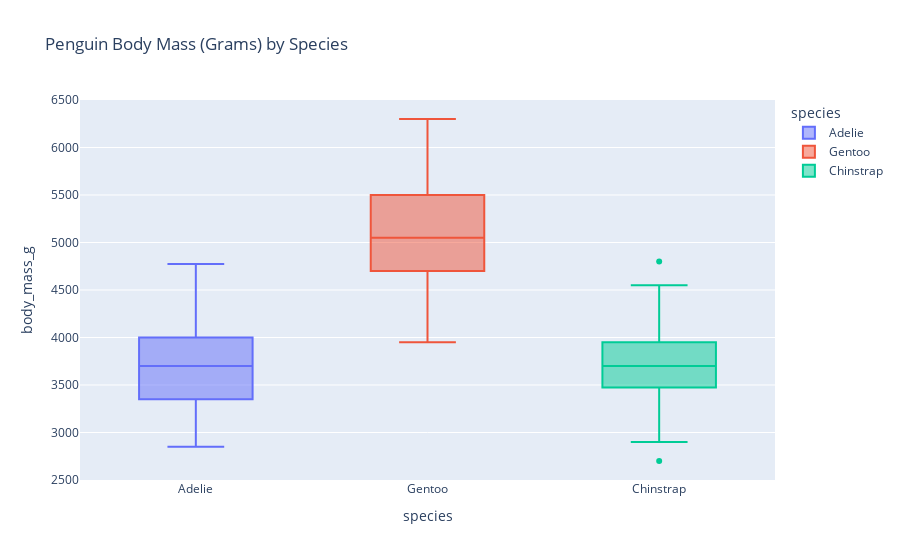

The notebook cell saved with this chart:
### Code cell
import plotly.express as px
fig = px.box(penguins, x="species", y="body_mass_g", color="species", title="Penguin Body Mass (Grams) by Species")
fig.show()

### Figure 1 — Plotly figure (JSON) as saved in the notebook; plotly's stock layout.template omitted (floating-point values rounded to 4 significant figures; data arrays with more than 128 entries replaced by an {"elided": "..."} marker saying what was removed)
{"data": [{"alignmentgroup": "True", "hovertemplate": "species=%{x}<br>body_mass_g=%{y}<extra></extra>", "legendgroup": "Adelie", "marker": {"color": "#636efa"}, "name": "Adelie", "notched": false, "offsetgroup": "Adelie", "orientation": "v", "showlegend": true, "type": "box", "x": {"elided": "146 str values"}, "x0": " ", "xaxis": "x", "y": {"elided": "146 int values"}, "y0": " ", "yaxis": "y"}, {"alignmentgroup": "True", "hovertemplate": "species=%{x}<br>body_mass_g=%{y}<extra></extra>", "legendgroup": "Gentoo", "marker": {"color": "#EF553B"}, "name": "Gentoo", "notched": false, "offsetgroup": "Gentoo", "orientation": "v", "showlegend": true, "type": "box", "x": ["Gentoo", "Gentoo", "Gentoo", "Gentoo", "Gentoo", "Gentoo", "Gentoo", "Gentoo", "Gentoo", "Gentoo", "Gentoo", "Gentoo", "Gentoo", "Gentoo", "Gentoo", "Gentoo", "Gentoo", "Gentoo", "Gentoo", "Gentoo", "Gentoo", "Gentoo", "Gentoo", "Gentoo", "Gentoo", "Gentoo", "Gentoo", "Gentoo", "Gentoo", "Gentoo", "Gentoo", "Gentoo", "Gentoo", "Gentoo", "Gentoo", "Gentoo", "Gentoo", "Gentoo", "Gentoo", "Gentoo", "Gentoo", "Gentoo", "Gentoo", "Gentoo", "Gentoo", "Gentoo", "Gentoo", "Gentoo", "Gentoo", "Gentoo", "Gentoo", "Gentoo", "Gentoo", "Gentoo", "Gentoo", "Gentoo", "Gentoo", "Gentoo", "Gentoo", "Gentoo", "Gentoo", "Gentoo", "Gentoo", "Gentoo", "Gentoo", "Gentoo", "Gentoo", "Gentoo", "Gentoo", "Gentoo", "Gentoo", "Gentoo", "Gentoo", "Gentoo", "Gentoo", "Gentoo", "Gentoo", "Gentoo", "Gentoo", "Gentoo", "Gentoo", "Gentoo", "Gentoo", "Gentoo", "Gentoo", "Gentoo", "Gentoo", "Gentoo", "Gentoo", "Gentoo", "Gentoo", "Gentoo", "Gentoo", "Gentoo", "Gentoo", "Gentoo", "Gentoo", "Gentoo", "Gentoo", "Gentoo", "Gentoo", "Gentoo", "Gentoo", "Gentoo", "Gentoo", "Gentoo", "Gentoo", "Gentoo", "Gentoo", "Gentoo", "Gentoo", "Gentoo", "Gentoo", "Gentoo", "Gentoo", "Gentoo", "Gentoo", "Gentoo", "Gentoo"], "x0": " ", "xaxis": "x", "y": [4500, 5700, 4450, 5700, 5400, 4550, 4800, 5200, 4400, 5150, 4650, 5550, 4650, 5850, 4200, 5850, 4150, 6300, 4800, 5350, 5700, 5000, 4400, 5050, 5000, 5100, 5650, 4600, 5550, 5250, 4700, 5050, 6050, 5150, 5400, 4950, 5250, 4350, 5350, 3950, 5700, 4300, 4750, 5550, 4900, 4200, 5400, 5100, 5300, 4850, 5300, 4400, 5000, 4900, 5050, 4300, 5000, 4450, 5550, 4200, 5300, 4400, 5650, 4700, 5700, 5800, 4700, 5550, 4750, 5000, 5100, 5200, 4700, 5800, 4600, 6000, 4750, 5950, 4625, 5450, 4725, 5350, 4750, 5600, 4600, 5300, 4875, 5550, 4950, 5400, 4750, 5650, 4850, 5200, 4925, 4875, 4625, 5250, 4850, 5600, 4975, 5500, 5500, 4700, 5500, 4575, 5500, 5000, 5950, 4650, 5500, 4375, 5850, 6000, 4925, 4850, 5750, 5200, 5400], "y0": " ", "yaxis": "y"}, {"alignmentgroup": "True", "hovertemplate": "species=%{x}<br>body_mass_g=%{y}<extra></extra>", "legendgroup": "Chinstrap", "marker": {"color": "#00cc96"}, "name": "Chinstrap", "notched": false, "offsetgroup": "Chinstrap", "orientation": "v", "showlegend": true, "type": "box", "x": ["Chinstrap", "Chinstrap", "Chinstrap", "Chinstrap", "Chinstrap", "Chinstrap", "Chinstrap", "Chinstrap", "Chinstrap", "Chinstrap", "Chinstrap", "Chinstrap", "Chinstrap", "Chinstrap", "Chinstrap", "Chinstrap", "Chinstrap", "Chinstrap", "Chinstrap", "Chinstrap", "Chinstrap", "Chinstrap", "Chinstrap", "Chinstrap", "Chinstrap", "Chinstrap", "Chinstrap", "Chinstrap", "Chinstrap", "Chinstrap", "Chinstrap", "Chinstrap", "Chinstrap", "Chinstrap", "Chinstrap", "Chinstrap", "Chinstrap", "Chinstrap", "Chinstrap", "Chinstrap", "Chinstrap", "Chinstrap", "Chinstrap", "Chinstrap", "Chinstrap", "Chinstrap", "Chinstrap", "Chinstrap", "Chinstrap", "Chinstrap", "Chinstrap", "Chinstrap", "Chinstrap", "Chinstrap", "Chinstrap", "Chinstrap", "Chinstrap", "Chinstrap", "Chinstrap", "Chinstrap", "Chinstrap", "Chinstrap", "Chinstrap", "Chinstrap", "Chinstrap", "Chinstrap", "Chinstrap", "Chinstrap"], "x0": " ", "xaxis": "x", "y": [3500, 3900, 3650, 3525, 3725, 3950, 3250, 3750, 4150, 3700, 3800, 3775, 3700, 4050, 3575, 4050, 3300, 3700, 3450, 4400, 3600, 3400, 2900, 3800, 3300, 4150, 3400, 3800, 3700, 4550, 3200, 4300, 3350, 4100, 3600, 3900, 3850, 4800, 2700, 4500, 3950, 3650, 3550, 3500, 3675, 4450, 3400, 4300, 3250, 3675, 3325, 3950, 3600, 4050, 3350, 3450, 3250, 4050, 3800, 3525, 3950, 3650, 3650, 4000, 3400, 3775, 4100, 3775], "y0": " ", "yaxis": "y"}], "layout": {"boxmode": "overlay", "legend": {"title": {"text": "species"}, "tracegroupgap": 0}, "title": {"text": "Penguin Body Mass (Grams) by Species"}, "xaxis": {"anchor": "y", "categoryarray": ["Adelie", "Gentoo", "Chinstrap"], "categoryorder": "array", "domain": [0, 1], "title": {"text": "species"}}, "yaxis": {"anchor": "x", "domain": [0, 1], "title": {"text": "body_mass_g"}}}}
